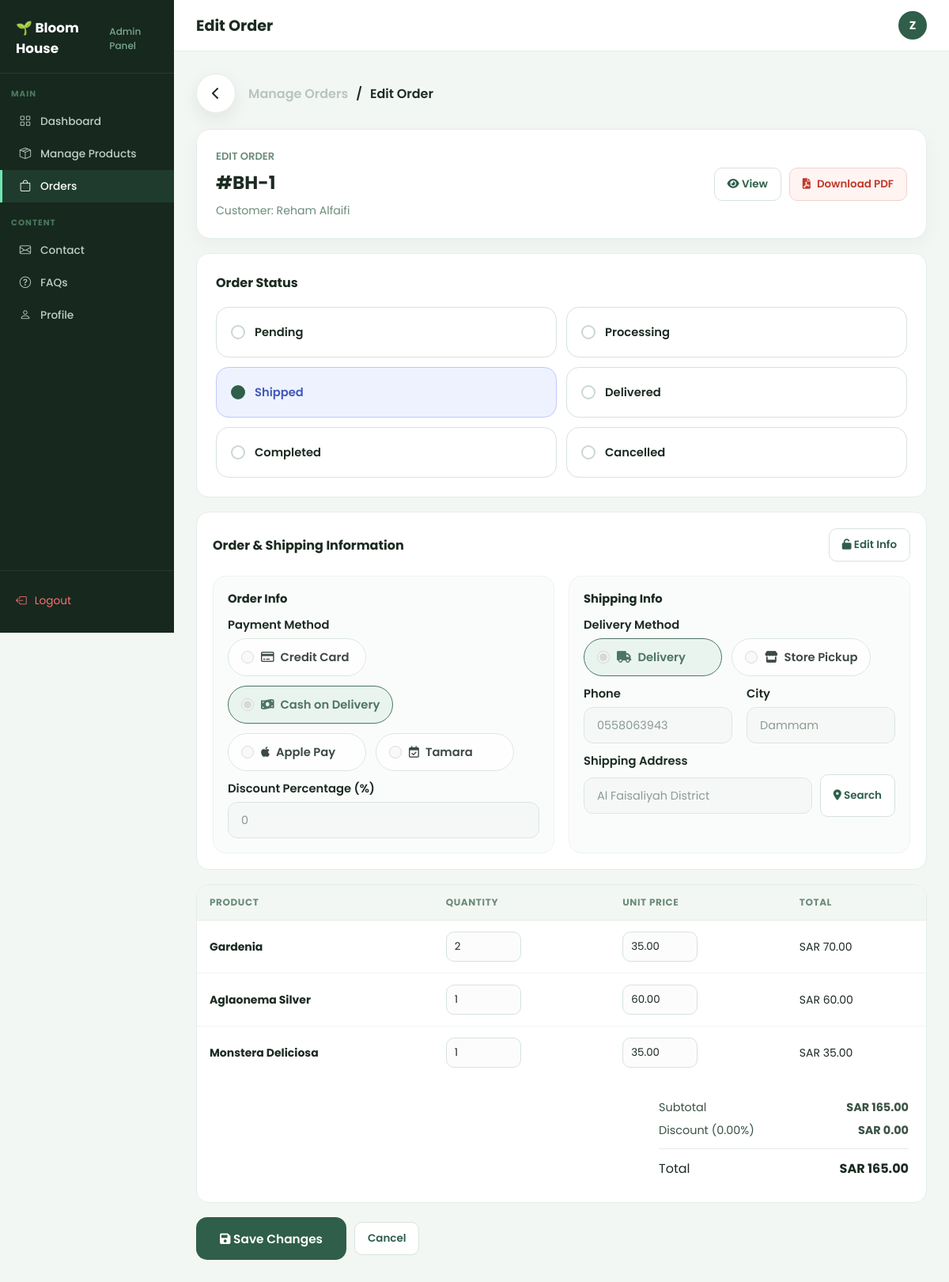
Page /admin-edit-order.php?id=1 (signed in) on the committed database.
### tables this page shows
CREATE TABLE `orders` (
  `order_id` int(11) NOT NULL,
  `user_id` int(11) NOT NULL,
  `order_date` datetime NOT NULL,
  `order_status` varchar(50) NOT NULL,
  `shipping_address` varchar(255) NOT NULL,
  `payment_method` varchar(50) NOT NULL,
  `city` varchar(50) NOT NULL,
  `phone` varchar(20) NOT NULL,
  `discount` decimal(10,2) NOT NULL,
  `delivery_method` varchar(50) NOT NULL DEFAULT 'Delivery'
);

CREATE TABLE `user` (
  `user_id` int(11) NOT NULL,
  `first_name` varchar(50) NOT NULL,
  `last_name` varchar(50) NOT NULL,
  `email` varchar(100) NOT NULL,
  `password` varchar(255) NOT NULL,
  `phone` varchar(20) NOT NULL,
  `gender` varchar(10) DEFAULT NULL,
  `date_of_birth` date DEFAULT NULL
);

CREATE TABLE `orders_items` (
  `order_item_id` int(11) NOT NULL,
  `order_id` int(11) NOT NULL,
  `plant_id` int(11) NOT NULL,
  `quantity` int(11) NOT NULL,
  `unit_price` decimal(10,2) NOT NULL
);

CREATE TABLE `plants` (
  `plant_id` int(11) NOT NULL,
  `admin_id` int(11) DEFAULT NULL,
  `plant_name` varchar(100) NOT NULL,
  `description` text NOT NULL,
  `price` decimal(10,2) NOT NULL,
  `stock_quantity` int(11) NOT NULL,
  `light_requirement` varchar(100) NOT NULL,
  `watering_instruction` text NOT NULL,
  `image` varchar(255) NOT NULL,
  `availability_status` varchar(50) NOT NULL,
  `category` varchar(50) NOT NULL,
  `height_cm` int(11) NOT NULL,
  `humidity_requirement` enum('Low','Medium','High') NOT NULL
);

### admin-edit-order.php (the view, shortened to what the rows shown need)
<?php
include("db_connect.php");
$order_id = isset($_GET['id']) ? intval($_GET['id']) : 0;
$hasDeliveryMethod = false;
$columnCheck =
    mysqli_query($conn, "SHOW COLUMNS FROM orders LIKE 'delivery_method'");
if ($columnCheck && mysqli_num_rows($columnCheck) > 0) {
    $hasDeliveryMethod = true;
}
$order_select = "SELECT orders.*, user.first_name, user.last_name, user.email AS user_email
                 FROM orders
                 INNER JOIN user ON orders.user_id = user.user_id
                 WHERE orders.order_id = ?";
$stmt = mysqli_prepare($conn, $order_select);
mysqli_stmt_bind_param($stmt, "i", $order_id);
mysqli_stmt_execute($stmt);
$order_result = mysqli_stmt_get_result($stmt);
$order = mysqli_fetch_assoc($order_result);
$items = array();
$subtotal = 0;
$items_select = "SELECT orders_items.*, plants.plant_name
                 FROM orders_items
                 INNER JOIN plants ON orders_items.plant_id = plants.plant_id
                 WHERE orders_items.order_id = ?";
$stmt = mysqli_prepare($conn, $items_select);
mysqli_stmt_bind_param($stmt, "i", $order_id);
mysqli_stmt_execute($stmt);
$items_result = mysqli_stmt_get_result($stmt);
if ($items_result) {
    while ($item = mysqli_fetch_assoc($items_result)) {
        $line_total = $item['quantity'] * $item['unit_price'];
        $subtotal = $subtotal + $line_total;
        $items[] = $item;
    }
}
$discountPercent = 0;
$deliveryValue = "Delivery";
if ($order) {
    $discountPercent = floatval($order['discount']);
    if ($hasDeliveryMethod && isset($order['delivery_method']) && $order['delivery_method'] != "") {
        $deliveryValue = $order['delivery_method'];
    }
}
$discountValue = $subtotal * ($discountPercent / 100);
$grand_total = $subtotal - $discountValue;
function h($value)
{
    return htmlspecialchars((string) $value, ENT_QUOTES, 'UTF-8');
}
function checkedValue($value, $current)
{
    if (strtolower($value) == strtolower($current)) {
        echo "checked";
    }
}
function checkedPayment($value, $current)
{
    $currentLower = strtolower($current);
    $valueLower = strtolower($value);
    if ($valueLower == $currentLower) {
        echo "checked";
    } elseif ($value == "Cash on Delivery" && ($currentLower == "cash" || $currentLower == "cod")) {
        echo "checked";
    } elseif ($value == "Credit Card" && ($currentLower == "card" || $currentLower == "credit card")) {
        echo "checked";
    } elseif ($value == "Apple Pay" && $currentLower == "apple pay") {
        echo "checked";
    }
}
?>
<!DOCTYPE html>
<html lang="en">
<head>
    <link rel="stylesheet" href="https://cdn.jsdelivr.net/npm/bootstrap-icons/font/bootstrap-icons.css">
    <link rel="stylesheet" href="https://cdnjs.cloudflare.com/ajax/libs/font-awesome/6.0.0-beta3/css/all.min.css">
    <link rel="stylesheet" href="admin-pages.css">
    <link rel="stylesheet" href="css/admin-pages.css">
    <link rel="stylesheet" href="css/manage-products.css">
    <link rel="stylesheet" href="css/admin-order.css">
</head>
<body>
    <?php
    $adminPageTitle = 'Edit Order';
    include 'admin.php';
    ?>
    <?php if (!$order) { ?>
        <div class="dashboard-card">
            <h3>Order not found</h3>
            <p>This order does not exist.</p><a class="btn-light" href="manage-orders.php">Back to Orders</a>
        </div>
    <?php } else { ?>
        <form method="POST" action="admin-edit-order.php?id=<?php echo (int) $order['order_id']; ?>" id="editOrderForm">
            <div class="invoice-header-card">
                <div>
                    <p class="page-label">EDIT ORDER</p>
                    <h2>#BH-<?php echo (int) $order['order_id']; ?></h2>
                    <p class="muted-text">Customer: <?php echo $order['first_name'] . " " . $order['last_name']; ?>
                    </p>
                </div>
                <div class="invoice-actions"><a class="btn-light"
                        href="admin-view-order.php?id=<?php echo (int) $order['order_id']; ?>"><i class="fas fa-eye"></i>
                        View</a><a class="btn-soft-pdf"
                        href="admin-view-order.php?id=<?php echo (int) $order['order_id']; ?>&download=1"><i
                            class="fas fa-file-pdf"></i> Download PDF</a></div>
            </div>
            <div class="dashboard-card" style="margin-bottom:18px;">
                <div class="card-head">
                    <h3>Order Status</h3>
                </div>
                <div class="option-card">
                    <label class="radio-box status-option pending"><input type="radio" name="order_status" value="Pending"
                            <?php checkedValue("Pending", $order['order_status']); ?> required>
                        Pending</label>
                    <label class="radio-box status-option processing"><input type="radio" name="order_status"
                            value="Processing" <?php checkedValue("Processing", $order['order_status']); ?>>
                        Processing</label>
                    <label class="radio-box status-option shipped"><input type="radio" name="order_status" value="Shipped"
                            <?php checkedValue("Shipped", $order['order_status']); ?>>
                        Shipped</label>
                    <label class="radio-box status-option delivered"><input type="radio" name="order_status"
                            value="Delivered" <?php checkedValue("Delivered", $order['order_status']); ?>>
                        Delivered</label>
                    <label class="radio-box status-option completed"><input type="radio" name="order_status"
                            value="Completed" <?php checkedValue("Completed", $order['order_status']); ?>>
                        Completed</label>
                    <label class="radio-box status-option cancelled"><input type="radio" name="order_status"
                            value="Cancelled" <?php checkedValue("Cancelled", $order['order_status']); ?>>
                        Cancelled</label>
                </div>
            </div>
            <div class="dashboard-card locked compact-info" id="infoCard" style="margin-bottom:18px;">
                <div class="card-head">
                    <h3>Order & Shipping Information</h3>
                    <button type="button" class="btn-light" id="unlockInfoBtn">
                        <i class="fas fa-unlock"></i> Edit Info
                    </button>
                </div>
                <div class="section-divider vertical-sections">
                    <div class="info-section-box">
                        <h3 class="mini-section-title">Order Info</h3>
                        <div class="profile-form-clean">
                            <div class="form-group-clean">
                                <label>Payment Method</label>
                                <div class="radio-line-group">
                                    <label class="status-radio-card">
                                        <input type="radio" name="payment_method" value="Credit Card" <?php checkedPayment("Credit Card", $order['payment_method']); ?> disabled>
                                        <span><i class="far fa-credit-card"></i> Credit Card</span>
                                    </label>
                                    <label class="status-radio-card">
                                        <input type="radio" name="payment_method" value="Cash on Delivery" <?php checkedPayment("Cash on Delivery", $order['payment_method']); ?> disabled>
                                        <span><i class="fas fa-money-bill-wave"></i> Cash on Delivery</span>
                                    </label>
                                    <label class="status-radio-card">
                                        <input type="radio" name="payment_method" value="Apple Pay" <?php checkedPayment("Apple Pay", $order['payment_method']); ?> disabled>
                                        <span><i class="fab fa-apple"></i> Apple Pay</span>
                                    </label>
                                    <label class="status-radio-card">
                                        <input type="radio" name="payment_method" value="Tamara" <?php checkedPayment("Tamara", $order['payment_method']); ?> disabled>
                                        <span><i class="far fa-calendar-check"></i> Tamara</span>
                                    </label>
                                </div>
                            </div>
                            <div class="form-group-clean">
                                <label>Discount Percentage (%)</label>
                                <input type="number" step="0.01" min="0" max="100" name="discount"
                                    value="<?php echo h($discountPercent); ?>" disabled>
                            </div>
                        </div>
                    </div>
                    <div class="info-section-box">
                        <h3 class="mini-section-title">Shipping Info</h3>
                        <div class="profile-form-clean">
                            <div class="form-group-clean">
                                <label>Delivery Method</label>
                                <div class="radio-line-group">
                                    <label class="status-radio-card">
                                        <input type="radio" name="delivery_method" value="Delivery" <?php checkedValue("Delivery", $deliveryValue); ?> disabled>
                                        <span><i class="fas fa-truck"></i> Delivery</span>
                                    </label>
                                    <label class="status-radio-card">
                                        <input type="radio" name="delivery_method" value="Store Pickup" <?php checkedValue("Store Pickup", $deliveryValue); ?> disabled>
                                        <span><i class="fas fa-store"></i> Store Pickup</span>
                                    </label>
                                </div>
                            </div>
                            <div class="profile-grid-two">
                                <div class="form-group-clean">
                                    <label>Phone</label>
                                    <input type="text" name="phone" value="<?php echo h($order['phone']); ?>" disabled>
                                </div>
                                <div class="form-group-clean">
                                    <label>City</label>
                                    <input type="text" name="city" value="<?php echo h($order['city']); ?>" disabled>
                                </div>
                            </div>
                            <div class="form-group-clean">
                                <label>Shipping Address</label>
                                <div class="address-search-wrap">
                                    <input type="text" id="shippingAddress" name="shipping_address"
                                        value="<?php echo h($order['shipping_address']); ?>"
                                        placeholder="Type address then click Search" disabled>
                                    <button type="button" id="searchAddressBtn" class="btn-light" disabled>
                                        <i class="fas fa-map-marker-alt"></i> Search
                                    </button>
                                </div>
                            </div>
                        </div>
                    </div>
                </div>
            </div>
            <div class="invoice-table-card">
                <table>
                    <thead>
                        <tr>
                            <th>Product</th>
                            <th>Quantity</th>
                            <th>Unit Price</th>
                            <th>Total</th>
                        </tr>
                    </thead>
                    <tbody>
                        <?php
                        if (count($items) > 0) {
                            foreach ($items as $item) {
                                $line_total = $item['quantity'] * $item['unit_price'];
                                print ("<tr><td><strong>" . h($item['plant_name']) . "</strong></td><td><input class='small-edit-input' type='number' min='1' name='quantity[" . (int) $item['order_item_id'] . "]' value='" . (int) $item['quantity'] . "' required></td><td><input class='small-edit-input' type='number' min='0' step='0.01' name='unit_price[" . (int) $item['order_item_id'] . "]' value='" . h($item['unit_price']) . "' required></td><td>SAR " . number_format($line_total, 2) . "</td></tr>");
                            }
                        } else {
                            print ("<tr><td colspan='4'>No items found.</td></tr>");
                        }
                        ?>
                    </tbody>
                </table>
                <div class="invoice-summary-box">
                    <p><span>Subtotal</span><strong>SAR <?php echo number_format($subtotal, 2); ?></strong></p>
                    <p><span>Discount (<?php echo number_format($discountPercent, 2); ?>%)</span><strong>SAR
                            <?php echo number_format($discountValue, 2); ?></strong></p>
                    <p class="grand-total"><span>Total</span><strong>SAR
                            <?php echo number_format($grand_total, 2); ?></strong></p>
                </div>
            </div>
            <div class="edit-order-actions"><button type="submit" class="btn-save-clean"><i class="fas fa-save"></i>
                    Save Changes</button><a class="btn-light" href="manage-orders.php">Cancel</a></div>
        </form>
    <?php } ?>
    </div>
    </div>
</body>
</html>

### admin.php (shortened to what the rows shown need)
<?php
if (!isset($adminLetter) || $adminLetter === '') {
    $adminLetter = 'A';
    if (isset($conn) && isset($_SESSION['admin_id'])) {
        $adminId = (int) $_SESSION['admin_id'];
        $adminResult = mysqli_query($conn, "SELECT full_name FROM admin WHERE admin_id = $adminId");
        if ($adminResult && $adminRow = mysqli_fetch_assoc($adminResult)) {
            $adminName = trim($adminRow['full_name']);
            if ($adminName !== '') {
                $adminLetter = strtoupper(substr($adminName, 0, 1));
            }
        }
    }
}
?>
<div class="main">
    <div class="topnav">
        <h1><?php echo htmlspecialchars($adminPageTitle); ?></h1>
        <div class="topnav-right">
            <a class="admin-avatar" href="admin-profile.php"><?php echo htmlspecialchars($adminLetter); ?></a>
        </div>
    </div>
    <div class="content">

### rows in the picture
orders: order_id "1", user.first_name "Reham", user.last_name "Alfaifi", order_status "☐ Pending", order_status "☐ Processing", order_status "☑ Shipped", order_status "☐ Delivered", order_status "☐ Completed", order_status "☐ Cancelled", payment_method "☐ Credit Card", payment_method "☑ Cash on Delivery", payment_method "☐ Apple Pay", payment_method "☐ Tamara", discount "0", delivery_method "☑ Delivery", delivery_method "☐ Store Pickup", phone "0558063943", city "Dammam", shipping_address "Al Faisaliyah District", discount "0.00", discount "165.00"
orders_items: plant.plant_name "Gardenia", quantity "2", unit_price "35.00", line_total "70.00"
orders_items: plant.plant_name "Aglaonema Silver", quantity "1", unit_price "60.00"
orders_items: plant.plant_name "Monstera Deliciosa", quantity "1", unit_price "35.00"

### other values in the picture
$adminPageTitle "Edit Order"
$adminLetter "Z"
$subtotal "165.00"
